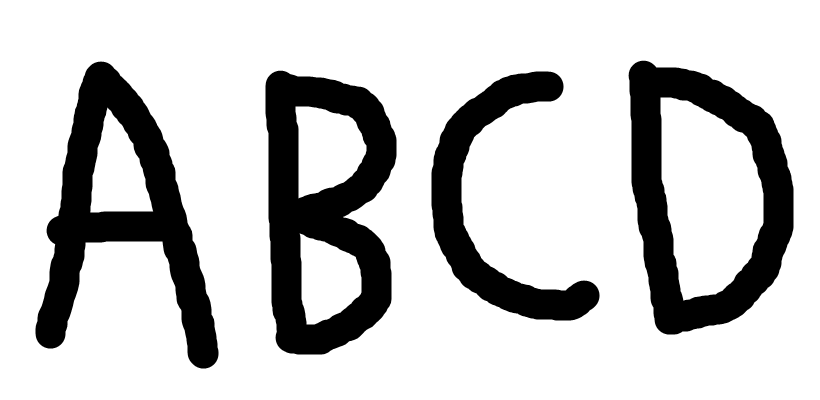
#> input picture test_sentence.png, 820 x 400 px
$ python -i segmentation.py   (imports and definitions only)
#> lines starting #> are read from the running program, lines starting #| are printed output that depends on the picture; after the words box and inside, x2 and y2 are one past the last pixel; in counts of white or black regions, pixels touching at a corner belong together
import cv2
import numpy as np

def segment_characters(image_path):
#> called with image_path = '../test_sentence.png'
    image = cv2.imread(image_path)
#> image is the input picture: shape (400, 820, 3); min 0, max 255, mean 198.3
    gray = cv2.cvtColor(image, cv2.COLOR_BGR2GRAY)
    blurred = cv2.GaussianBlur(gray, (5,5), 0)
    _, thresh = cv2.threshold(blurred, 0, 255, cv2.THRESH_BINARY_INV + cv2.THRESH_OTSU)
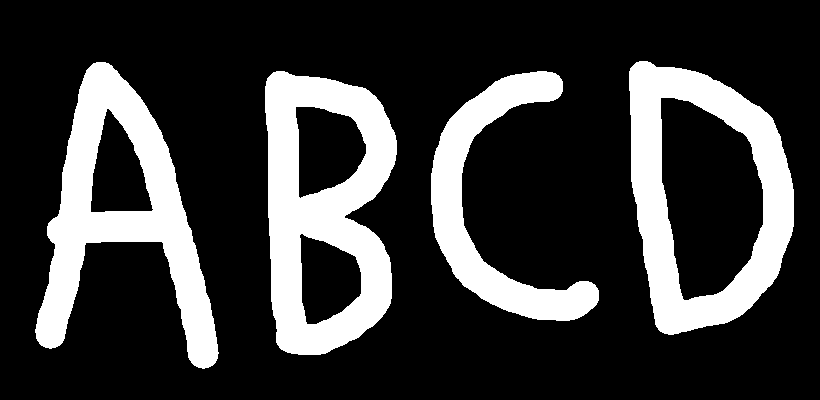
#> thresh: shape (400, 820); 22.5% white; 4 white regions

    contours, _ = cv2.findContours(thresh.copy(), cv2.RETR_EXTERNAL, cv2.CHAIN_APPROX_SIMPLE)
#> contours = 4 contours; box (x1, y1, x2, y2) and area: (629, 61, 794, 335) 34385, (265, 71, 397, 355) 29940, (35, 62, 219, 369) 23740, (431, 71, 599, 321) 11945

    chars = []
    bounding_boxes = []

    for contour in contours:
        (x, y, w, h) = cv2.boundingRect(contour)
        if w > 5 and h > 10:  # basic size filter
            char_img = thresh[y:y+h, x:x+w]
            chars.append(char_img)
            bounding_boxes.append((x, y, w, h))
#> this loop made 4 passes
#> (x, y, w, h) on passes 1 to 4: (431, 71, 168, 250), (265, 71, 132, 284), (35, 62, 184, 307), (629, 61, 165, 274)
#> pass 1, in segment_characters, `char_img = thresh[y:y+h, x:x+w]`:
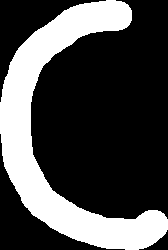
#> char_img: shape (250, 168); 29.4% white; 1 white region, box (x1, y1, x2, y2) and area: (0, 0, 168, 250) 12332
#> pass 2, in segment_characters, `char_img = thresh[y:y+h, x:x+w]`:
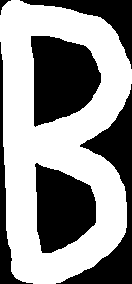
#> char_img: shape (284, 132); 57.8% white; 6 black regions, box (x1, y1, x2, y2) and area: (31, 36, 101, 127) 4679, (35, 163, 96, 253) 3972, (56, 84, 132, 284) 3932, (20, 0, 132, 69) 1854, (0, 42, 33, 284) 1343, (0, 0, 11, 15) 55
#> pass 3, in segment_characters, `char_img = thresh[y:y+h, x:x+w]`:
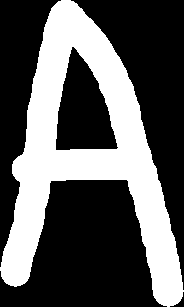
#> char_img: shape (307, 184); 35.8% white; 1 white region, box (x1, y1, x2, y2) and area: (0, 0, 184, 307) 20215
#> after the loop, bounding_boxes = [(431, 71, 168, 250), (265, 71, 132, 284), (35, 62, 184, 307), (629, 61, 165, 274)]; chars = 4 items

    # Sort characters left to right based on x
    sorted_chars = [x for _, x in sorted(zip(bounding_boxes, chars), key=lambda b: b[0][0])]
#> sorted_chars = 4 items

    return sorted_chars

>>> result = segment_characters('../test_sentence.png')
#> result = 4 items

$ run again, on HIJKL.png
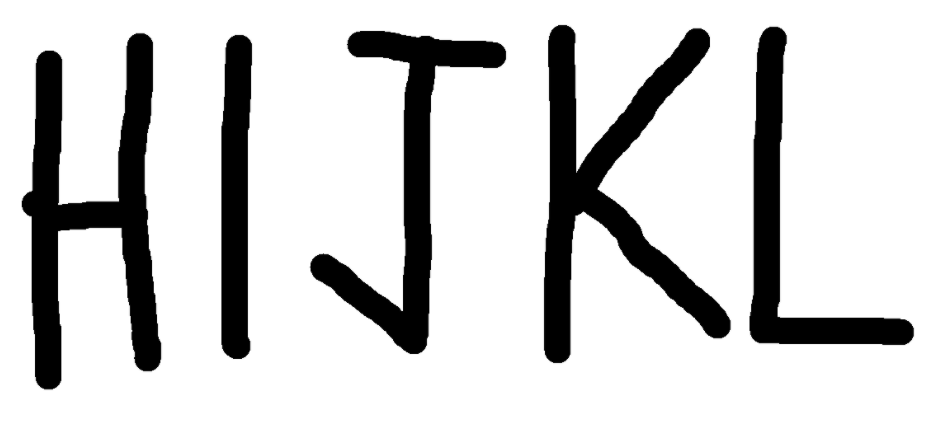
#> input picture HIJKL.png, 937 x 427 px
#> in segment_characters, image is the input picture: shape (427, 937, 3); min 0, max 255, mean 207.8
#> in segment_characters, `_, thresh = cv2.threshold(blurred, 0, 255, cv2.THRESH_BINARY_INV + cv2..`:
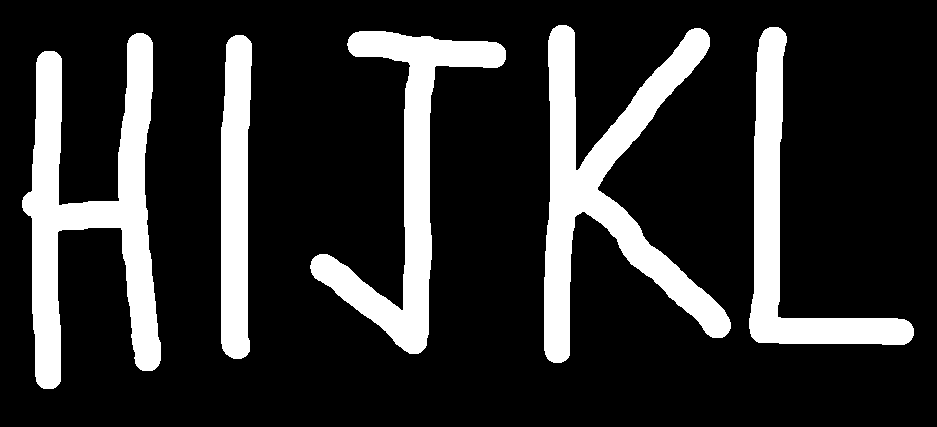
#> thresh: shape (427, 937); 18.5% white; 5 white regions
#> contours = 5 contours; box (x1, y1, x2, y2) and area: (22, 33, 161, 389) 18823, (544, 25, 731, 363) 18810, (310, 31, 506, 354) 14092, (749, 27, 914, 345) 11342, (221, 35, 252, 359) 8238
#> the loop in segment_characters, `for contour in contours:` made 5 passes
#> (x, y, w, h) on passes 1 to 5: (221, 35, 31, 324), (22, 33, 139, 356), (310, 31, 196, 323), (749, 27, 165, 318), (544, 25, 187, 338)
#> pass 3, in segment_characters, `char_img = thresh[y:y+h, x:x+w]`:
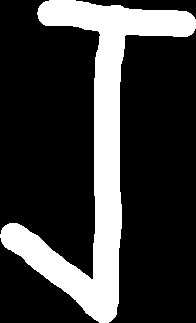
#> char_img: shape (323, 196); 23.1% white; 1 white region, box (x1, y1, x2, y2) and area: (0, 0, 196, 323) 14625
#> after the loop in segment_characters, `for contour in contours:`: bounding_boxes = [(221, 35, 31, 324), (22, 33, 139, 356), (310, 31, 196, 323), (749, 27, 165, 318), (544, 25, 187, 338)]; chars = 5 items
